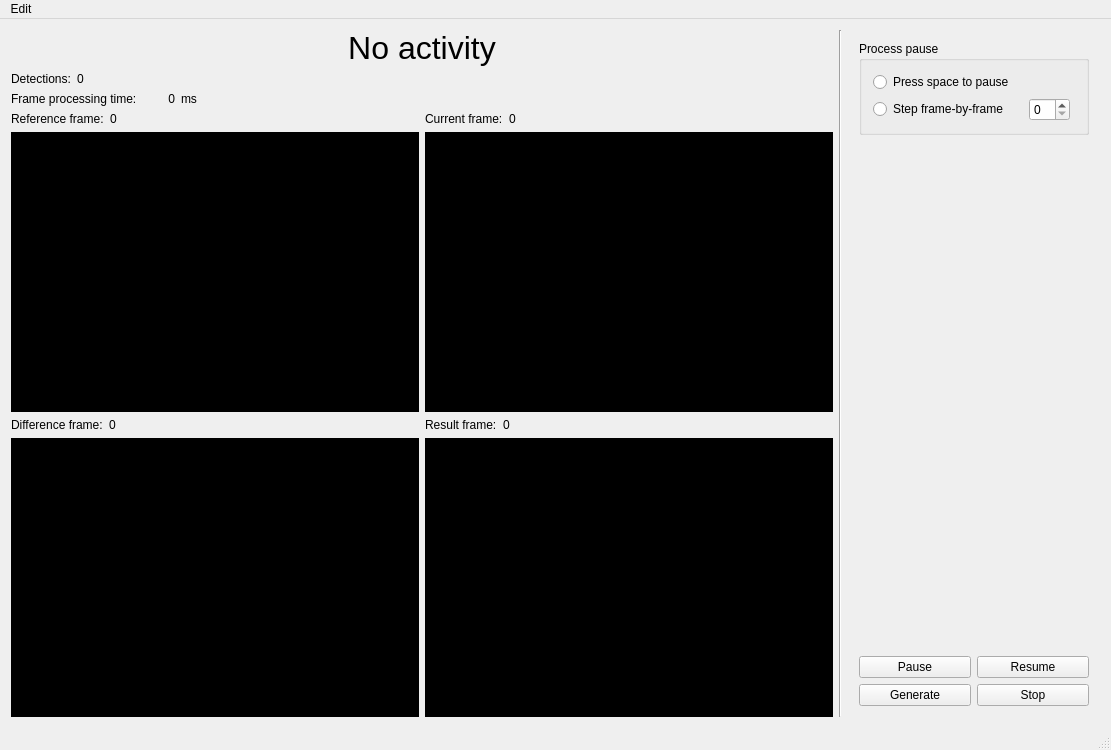
<?xml version="1.0" encoding="UTF-8"?>
<ui version="4.0">
 <class>ParametersWindowUI</class>
 <widget class="QMainWindow" name="ParametersWindowUI">
  <property name="geometry">
   <rect>
    <x>0</x>
    <y>0</y>
    <width>1111</width>
    <height>750</height>
   </rect>
  </property>
  <property name="windowTitle">
   <string>Parameters</string>
  </property>
  <widget class="QWidget" name="centralWidget">
   <layout class="QHBoxLayout" name="horizontalLayout_4">
    <item>
     <layout class="QVBoxLayout" name="verticalLayout_7">
      <item>
       <widget class="QLabel" name="activityLabel">
        <property name="sizePolicy">
         <sizepolicy hsizetype="Preferred" vsizetype="Maximum">
          <horstretch>0</horstretch>
          <verstretch>0</verstretch>
         </sizepolicy>
        </property>
        <property name="font">
         <font>
          <pointsize>24</pointsize>
         </font>
        </property>
        <property name="text">
         <string>No activity</string>
        </property>
        <property name="alignment">
         <set>Qt::AlignmentFlag::AlignCenter</set>
        </property>
       </widget>
      </item>
      <item>
       <layout class="QHBoxLayout" name="horizontalLayout_5">
        <item>
         <widget class="QLabel" name="label_2">
          <property name="sizePolicy">
           <sizepolicy hsizetype="Maximum" vsizetype="Maximum">
            <horstretch>0</horstretch>
            <verstretch>0</verstretch>
           </sizepolicy>
          </property>
          <property name="text">
           <string>Detections:</string>
          </property>
         </widget>
        </item>
        <item>
         <widget class="QLabel" name="detectionCountLabel">
          <property name="sizePolicy">
           <sizepolicy hsizetype="Preferred" vsizetype="Maximum">
            <horstretch>0</horstretch>
            <verstretch>0</verstretch>
           </sizepolicy>
          </property>
          <property name="text">
           <string>0</string>
          </property>
         </widget>
        </item>
       </layout>
      </item>
      <item>
       <layout class="QHBoxLayout" name="horizontalLayout_2">
        <item>
         <widget class="QLabel" name="label_4">
          <property name="sizePolicy">
           <sizepolicy hsizetype="Maximum" vsizetype="Maximum">
            <horstretch>0</horstretch>
            <verstretch>0</verstretch>
           </sizepolicy>
          </property>
          <property name="text">
           <string>Frame processing time:</string>
          </property>
         </widget>
        </item>
        <item>
         <widget class="QLabel" name="timeLabel">
          <property name="sizePolicy">
           <sizepolicy hsizetype="Fixed" vsizetype="Maximum">
            <horstretch>0</horstretch>
            <verstretch>0</verstretch>
           </sizepolicy>
          </property>
          <property name="minimumSize">
           <size>
            <width>32</width>
            <height>0</height>
           </size>
          </property>
          <property name="maximumSize">
           <size>
            <width>32</width>
            <height>16777215</height>
           </size>
          </property>
          <property name="text">
           <string>0</string>
          </property>
          <property name="alignment">
           <set>Qt::AlignmentFlag::AlignRight|Qt::AlignmentFlag::AlignTrailing|Qt::AlignmentFlag::AlignVCenter</set>
          </property>
         </widget>
        </item>
        <item>
         <widget class="QLabel" name="label_6">
          <property name="sizePolicy">
           <sizepolicy hsizetype="Preferred" vsizetype="Maximum">
            <horstretch>0</horstretch>
            <verstretch>0</verstretch>
           </sizepolicy>
          </property>
          <property name="text">
           <string>ms</string>
          </property>
         </widget>
        </item>
       </layout>
      </item>
      <item>
       <layout class="QGridLayout" name="gridLayout_2">
        <item row="1" column="1">
         <layout class="QVBoxLayout" name="verticalLayout_6">
          <item>
           <layout class="QHBoxLayout" name="horizontalLayout_8">
            <item>
             <widget class="QLabel" name="label_12">
              <property name="sizePolicy">
               <sizepolicy hsizetype="Maximum" vsizetype="Maximum">
                <horstretch>0</horstretch>
                <verstretch>0</verstretch>
               </sizepolicy>
              </property>
              <property name="text">
               <string>Result frame:</string>
              </property>
             </widget>
            </item>
            <item>
             <widget class="QLabel" name="resultFrameLabel">
              <property name="text">
               <string>0</string>
              </property>
             </widget>
            </item>
           </layout>
          </item>
          <item>
           <widget class="QLabel" name="resultImageLabel">
            <property name="sizePolicy">
             <sizepolicy hsizetype="Minimum" vsizetype="MinimumExpanding">
              <horstretch>0</horstretch>
              <verstretch>0</verstretch>
             </sizepolicy>
            </property>
            <property name="styleSheet">
             <string notr="true">background-color: black;</string>
            </property>
            <property name="text">
             <string/>
            </property>
           </widget>
          </item>
         </layout>
        </item>
        <item row="0" column="0">
         <layout class="QVBoxLayout" name="verticalLayout">
          <item>
           <layout class="QHBoxLayout" name="horizontalLayout">
            <item>
             <widget class="QLabel" name="label">
              <property name="sizePolicy">
               <sizepolicy hsizetype="Maximum" vsizetype="Maximum">
                <horstretch>0</horstretch>
                <verstretch>0</verstretch>
               </sizepolicy>
              </property>
              <property name="text">
               <string>Reference frame:</string>
              </property>
             </widget>
            </item>
            <item>
             <widget class="QLabel" name="referenceFrameLabel">
              <property name="sizePolicy">
               <sizepolicy hsizetype="Preferred" vsizetype="Maximum">
                <horstretch>0</horstretch>
                <verstretch>0</verstretch>
               </sizepolicy>
              </property>
              <property name="text">
               <string>0</string>
              </property>
             </widget>
            </item>
           </layout>
          </item>
          <item>
           <widget class="QLabel" name="referenceImageLabel">
            <property name="sizePolicy">
             <sizepolicy hsizetype="Minimum" vsizetype="MinimumExpanding">
              <horstretch>0</horstretch>
              <verstretch>0</verstretch>
             </sizepolicy>
            </property>
            <property name="styleSheet">
             <string notr="true">background-color: black;</string>
            </property>
            <property name="text">
             <string/>
            </property>
           </widget>
          </item>
         </layout>
        </item>
        <item row="1" column="0">
         <layout class="QVBoxLayout" name="verticalLayout_5">
          <item>
           <layout class="QHBoxLayout" name="horizontalLayout_7">
            <item>
             <widget class="QLabel" name="label_11">
              <property name="sizePolicy">
               <sizepolicy hsizetype="Maximum" vsizetype="Maximum">
                <horstretch>0</horstretch>
                <verstretch>0</verstretch>
               </sizepolicy>
              </property>
              <property name="text">
               <string>Difference frame:</string>
              </property>
             </widget>
            </item>
            <item>
             <widget class="QLabel" name="differenceFrameLabel">
              <property name="text">
               <string>0</string>
              </property>
             </widget>
            </item>
           </layout>
          </item>
          <item>
           <widget class="QLabel" name="differenceImageLabel">
            <property name="sizePolicy">
             <sizepolicy hsizetype="Minimum" vsizetype="MinimumExpanding">
              <horstretch>0</horstretch>
              <verstretch>0</verstretch>
             </sizepolicy>
            </property>
            <property name="styleSheet">
             <string notr="true">background-color: black;</string>
            </property>
            <property name="text">
             <string/>
            </property>
           </widget>
          </item>
         </layout>
        </item>
        <item row="0" column="1">
         <layout class="QVBoxLayout" name="verticalLayout_4">
          <item>
           <layout class="QHBoxLayout" name="horizontalLayout_6">
            <item>
             <widget class="QLabel" name="label_8">
              <property name="sizePolicy">
               <sizepolicy hsizetype="Maximum" vsizetype="Maximum">
                <horstretch>0</horstretch>
                <verstretch>0</verstretch>
               </sizepolicy>
              </property>
              <property name="text">
               <string>Current frame:</string>
              </property>
             </widget>
            </item>
            <item>
             <widget class="QLabel" name="currentFrameLabel">
              <property name="text">
               <string>0</string>
              </property>
             </widget>
            </item>
           </layout>
          </item>
          <item>
           <widget class="QLabel" name="currentImageLabel">
            <property name="sizePolicy">
             <sizepolicy hsizetype="Minimum" vsizetype="MinimumExpanding">
              <horstretch>0</horstretch>
              <verstretch>0</verstretch>
             </sizepolicy>
            </property>
            <property name="styleSheet">
             <string notr="true">background-color: black;</string>
            </property>
            <property name="text">
             <string/>
            </property>
           </widget>
          </item>
         </layout>
        </item>
       </layout>
      </item>
     </layout>
    </item>
    <item>
     <widget class="Line" name="line">
      <property name="orientation">
       <enum>Qt::Orientation::Vertical</enum>
      </property>
     </widget>
    </item>
    <item>
     <widget class="QWidget" name="lateralWidget" native="true">
      <property name="sizePolicy">
       <sizepolicy hsizetype="Maximum" vsizetype="Preferred">
        <horstretch>0</horstretch>
        <verstretch>0</verstretch>
       </sizepolicy>
      </property>
      <layout class="QVBoxLayout" name="verticalLayout_3">
       <item>
        <widget class="QGroupBox" name="processPauseGroupBox">
         <property name="sizePolicy">
          <sizepolicy hsizetype="Preferred" vsizetype="Preferred">
           <horstretch>0</horstretch>
           <verstretch>0</verstretch>
          </sizepolicy>
         </property>
         <property name="title">
          <string>Process pause</string>
         </property>
         <layout class="QVBoxLayout" name="verticalLayout_2">
          <item>
           <widget class="QRadioButton" name="spaceBarRadioButton">
            <property name="text">
             <string>Press space to pause</string>
            </property>
           </widget>
          </item>
          <item>
           <layout class="QHBoxLayout" name="horizontalLayout_3">
            <item>
             <widget class="QRadioButton" name="framePerFrameRadioButton">
              <property name="sizePolicy">
               <sizepolicy hsizetype="Minimum" vsizetype="Fixed">
                <horstretch>0</horstretch>
                <verstretch>0</verstretch>
               </sizepolicy>
              </property>
              <property name="minimumSize">
               <size>
                <width>150</width>
                <height>0</height>
               </size>
              </property>
              <property name="text">
               <string>Step frame-by-frame</string>
              </property>
             </widget>
            </item>
            <item>
             <widget class="QSpinBox" name="framePerFrameSpinBox">
              <property name="sizePolicy">
               <sizepolicy hsizetype="Maximum" vsizetype="Fixed">
                <horstretch>0</horstretch>
                <verstretch>0</verstretch>
               </sizepolicy>
              </property>
             </widget>
            </item>
            <item>
             <spacer name="horizontalSpacer">
              <property name="orientation">
               <enum>Qt::Orientation::Horizontal</enum>
              </property>
              <property name="sizeType">
               <enum>QSizePolicy::Policy::Fixed</enum>
              </property>
              <property name="sizeHint" stdset="0">
               <size>
                <width>5</width>
                <height>20</height>
               </size>
              </property>
             </spacer>
            </item>
           </layout>
          </item>
         </layout>
        </widget>
       </item>
       <item>
        <spacer name="verticalSpacer_2">
         <property name="orientation">
          <enum>Qt::Orientation::Vertical</enum>
         </property>
         <property name="sizeHint" stdset="0">
          <size>
           <width>20</width>
           <height>8</height>
          </size>
         </property>
        </spacer>
       </item>
       <item>
        <layout class="QGridLayout" name="gridLayout" columnstretch="0,0">
         <item row="0" column="1">
          <widget class="QPushButton" name="continueButton">
           <property name="text">
            <string>Resume</string>
           </property>
          </widget>
         </item>
         <item row="0" column="0">
          <widget class="QPushButton" name="pauseButton">
           <property name="text">
            <string>Pause</string>
           </property>
          </widget>
         </item>
         <item row="1" column="1">
          <widget class="QPushButton" name="stopButton">
           <property name="text">
            <string>Stop</string>
           </property>
          </widget>
         </item>
         <item row="1" column="0">
          <widget class="QPushButton" name="generateButton">
           <property name="text">
            <string>Generate</string>
           </property>
          </widget>
         </item>
        </layout>
       </item>
      </layout>
     </widget>
    </item>
   </layout>
  </widget>
  <widget class="QMenuBar" name="menuBar">
   <property name="geometry">
    <rect>
     <x>0</x>
     <y>0</y>
     <width>1111</width>
     <height>26</height>
    </rect>
   </property>
   <widget class="QMenu" name="menuEdit">
    <property name="title">
     <string>Edit</string>
    </property>
    <addaction name="actionSave"/>
    <addaction name="actionReset"/>
   </widget>
   <addaction name="menuEdit"/>
  </widget>
  <widget class="QStatusBar" name="statusBar"/>
  <action name="actionSave">
   <property name="text">
    <string>Save</string>
   </property>
  </action>
  <action name="actionReset">
   <property name="text">
    <string>Reset</string>
   </property>
  </action>
 </widget>
 <layoutdefault spacing="6" margin="11"/>
 <resources/>
 <connections/>
</ui>
